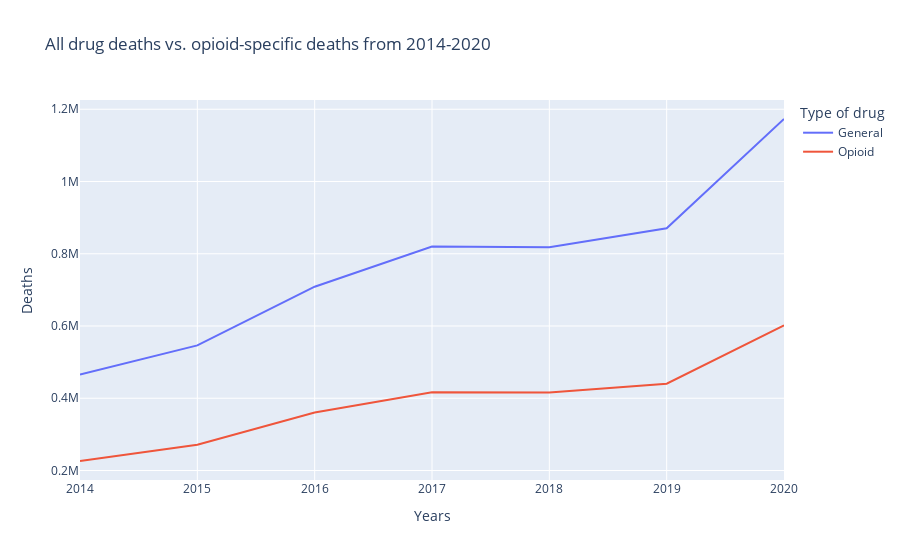

Notebook code for this chart:
### Code cell
px.line(mergeDf, x="Year", y="deaths", color="Type",
       title="All drug deaths vs. opioid-specific deaths from 2014-2020",
       labels={
                     "Year": "Years",
                     "deaths": "Deaths",
                     "Type": "Type of drug"
                 })

### Figure 1 — Plotly figure (JSON) as saved in the notebook; plotly's stock layout.template omitted (floating-point values rounded to 4 significant figures)
{"data": [{"hovertemplate": "Type of drug=General<br>Years=%{x}<br>Deaths=%{y}<extra></extra>", "legendgroup": "General", "line": {"color": "#636efa", "dash": "solid"}, "marker": {"symbol": "circle"}, "mode": "lines", "name": "General", "orientation": "v", "showlegend": true, "type": "scatter", "x": [2014, 2015, 2016, 2017, 2018, 2019, 2020], "xaxis": "x", "y": [465604, 546388, 708848, 819805, 817896, 870342, 1173032], "yaxis": "y"}, {"hovertemplate": "Type of drug=Opioid<br>Years=%{x}<br>Deaths=%{y}<extra></extra>", "legendgroup": "Opioid", "line": {"color": "#EF553B", "dash": "solid"}, "marker": {"symbol": "circle"}, "mode": "lines", "name": "Opioid", "orientation": "v", "showlegend": true, "type": "scatter", "x": [2014, 2015, 2016, 2017, 2018, 2019, 2020], "xaxis": "x", "y": [226312, 271078, 360408, 416664, 415872, 440228, 601886], "yaxis": "y"}], "layout": {"autosize": true, "legend": {"title": {"text": "Type of drug"}, "tracegroupgap": 0}, "title": {"text": "All drug deaths vs. opioid-specific deaths from 2014-2020"}, "xaxis": {"anchor": "y", "autorange": true, "domain": [0, 1], "range": [2014, 2020], "title": {"text": "Years"}, "type": "linear"}, "yaxis": {"anchor": "x", "autorange": true, "domain": [0, 1], "range": [173700.0, 1226000.0], "title": {"text": "Deaths"}, "type": "linear"}}}
